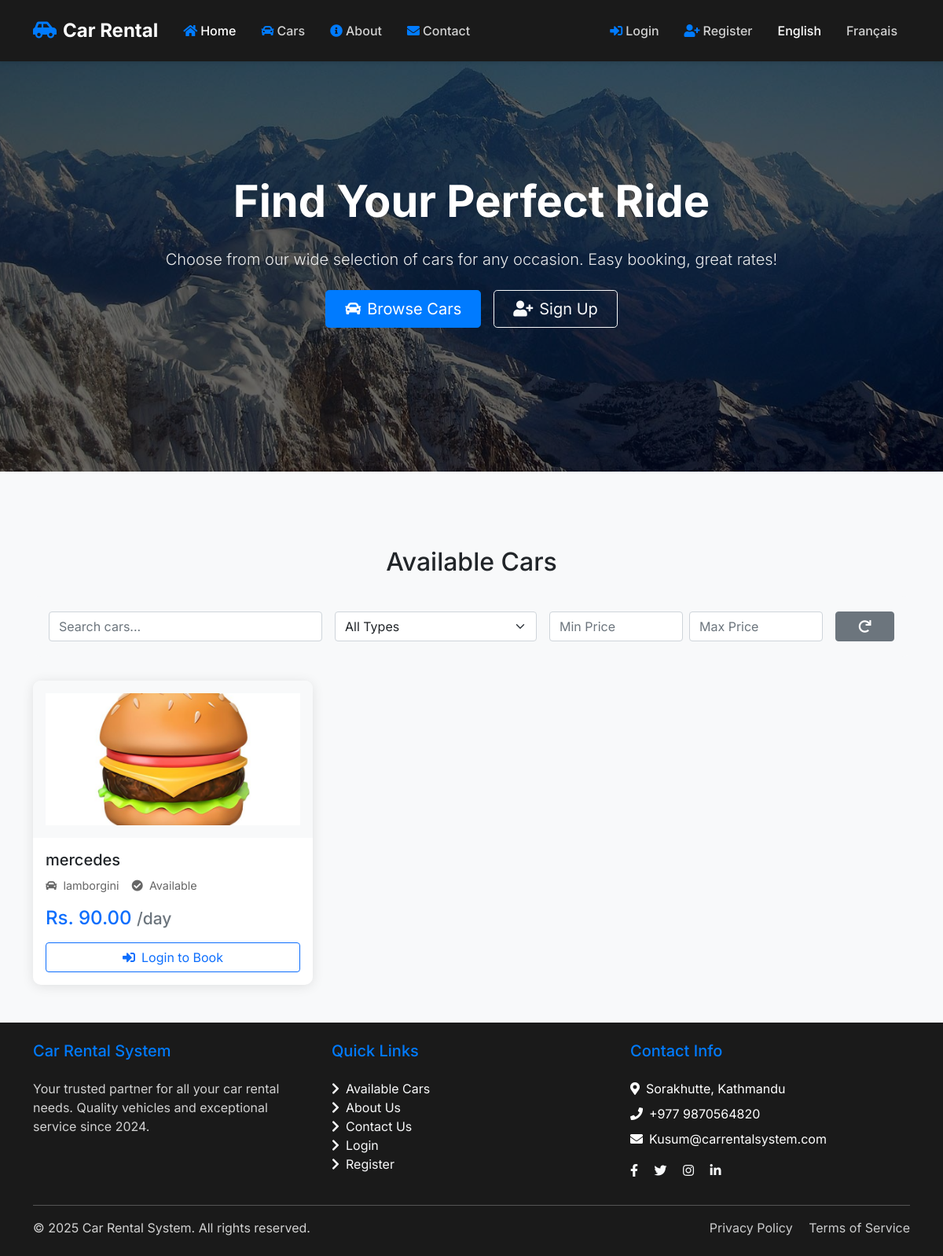
Screenshot of /?lang=en with the database file from the repository.
### tables this page shows
CREATE TABLE `cars` (
  `car_id` int(11) NOT NULL,
  `car_name` varchar(100) NOT NULL,
  `car_type` varchar(50) NOT NULL,
  `car_image` varchar(255) NOT NULL,
  `price` decimal(10,2) NOT NULL,
  `car_availability` enum('yes','no') NOT NULL DEFAULT 'yes',
  `fuel_type` varchar(50) NOT NULL
);

### includes/init.php (called while the page is built, shortened)
<?php
$lang = $_SESSION['lang'] ?? 'fr';
$basePath = dirname(__DIR__);
$translations = include $basePath . "/lang/$lang.php";
function __($key) {
    global $translations;
    return $translations[$key] ?? $key;
}

### includes/auth.php (called while the page is built, shortened)
<?php
function is_logged_in()
{
    return isset($_SESSION['logged_in']) && $_SESSION['logged_in'] === true;
}
function is_user_logged_in()
{
    return is_logged_in() && isset($_SESSION['role']) && $_SESSION['role'] === 'user';
}
?>

### index.php (the view, shortened to what this page needs)
<?php
require_once 'includes/auth.php';
require_once 'includes/config.php';
require_once 'includes/init.php';
try {
    $conn = Connect();
    $price_sql = "SELECT MIN(price) as min_price, MAX(price) as max_price FROM cars";
    $price_result = $conn->query($price_sql);
    $price_range = $price_result->fetch_assoc();
    $page = isset($_GET['page']) ? (int)$_GET['page'] : 1;
    $per_page = 6;
    $offset = ($page - 1) * $per_page;
    $where_clauses = ["car_availability = 'yes'"];
    $params = [];
    $types = "";
    $sql = "SELECT * FROM cars
            WHERE " . implode(" AND ", $where_clauses) . "
            ORDER BY car_name
            LIMIT ? OFFSET ?";
    $stmt = $conn->prepare($sql);
    $types_for_query = $types . "ii";
    $params[] = $per_page;
    $params[] = $offset;
    $stmt->bind_param($types_for_query, ...$params);
    $stmt->execute();
    $available_cars = $stmt->get_result();
} catch (Exception $e) {
    error_log("Error in index.php: " . $e->getMessage());
    $error_message = "An error occurred while fetching cars. Please try again later.";
}
                ?>
<!DOCTYPE html>
<html lang="en">
<head>
    <?php include 'includes/header.php'; ?>
</head>
<body class="bg-light d-flex flex-column min-vh-100">
    <?php
        include 'includes/navigation.php';
      ?>
    <section class="hero-section text-white text-center position-relative">
        <div class="hero-overlay"></div>
        <div class="container py-5">
            <h1 class="display-4 fw-bold mb-4"><?= __('Find Your Perfect Ride</h1>'); ?>
            <p class="lead mb-4"><?= __('Choose from our wide selection of cars for any occasion. Easy booking, great rates!</p>'); ?>
            <div class="d-grid gap-3 d-sm-flex justify-content-center">
                <a href="#available-cars" class="btn btn-primary btn-lg px-4 gap-3">
                    <i class="fas fa-car me-2"></i><?= __('Browse Cars'); ?>
                </a>
                <?php if (!is_user_logged_in()): ?>
                    <a href="register.php" class="btn btn-outline-light btn-lg px-4">
                        <i class="fas fa-user-plus me-2"></i><?= __('Sign Up'); ?>
                    </a>
                <?php endif; ?>
            </div>
        </div>
    </section>
    <div id="available-cars" class="container my-5">
        <h2 class="text-center mb-4"><?= __('Available Cars'); ?></h2>
        <div class="filter-section">
            <form id="filterForm" class="row g-3">
                <div class="col-md-4">
                    <input type="text" name="search" id="searchInput" class="form-control" placeholder="Search cars..."
                           value="<?php echo htmlspecialchars($_GET['search'] ?? ''); ?>" autocomplete="off">
                </div>
                <div class="col-md-3">
                    <select name="type" id="typeSelect" class="form-select">
                        <option value=""><?= __('All Types'); ?></option>
                    </select>
                </div>
                <div class="col-md-4">
                    <div class="row g-2">
                        <div class="col-6">
                            <input type="number" name="min_price" id="minPriceInput" class="form-control"
                                   placeholder="Min Price"
                                   min="<?php echo floor($price_range['min_price']); ?>"
                                   max="<?php echo ceil($price_range['max_price']); ?>"
                                   value="<?php echo htmlspecialchars($_GET['min_price'] ?? ''); ?>" autocomplete="off">
                        </div>
                        <div class="col-6">
                            <input type="number" name="max_price" id="maxPriceInput" class="form-control"
                                   placeholder="Max Price"
                                   min="<?php echo floor($price_range['min_price']); ?>"
                                   max="<?php echo ceil($price_range['max_price']); ?>"
                                   value="<?php echo htmlspecialchars($_GET['max_price'] ?? ''); ?>" autocomplete="off">
                        </div>
                    </div>
                </div>
                <div class="col-md-1 d-flex align-items-center">
                    <button type="button" id="resetFilters" class="btn btn-secondary w-100" title="Reset Filters">
                        <i class="fas fa-redo"></i>
                    </button>
                </div>
            </form>
        </div>
        <div id="results">
            <?php if (isset($error_message)): ?>
                <div class="alert alert-danger text-center">
                    <?php echo htmlspecialchars($error_message); ?>
                </div>
            <?php else: ?>
                <div class="row row-cols-1 row-cols-md-2 row-cols-lg-3 g-4">
                    <?php if ($available_cars && $available_cars->num_rows > 0): ?>
                        <?php while ($car = $available_cars->fetch_assoc()): ?>
                            <div class="col">
                                <div class="card car-card h-100">
                                    <img src="<?php echo !empty($car['car_image']) ? $car['car_image'] : 'assets/img/cars/default.jpg'; ?>"
                                         class="card-img-top" style="height: 200px; object-fit: cover;"
                                         alt="<?php echo htmlspecialchars($car['car_name']); ?>">
                                    <div class="card-body">
                                        <h5 class="card-title"><?php echo htmlspecialchars($car['car_name']); ?></h5>
                                        <div class="car-features mb-3">
                                            <span class="car-feature"><i class="fas fa-car"></i> <?php echo htmlspecialchars($car['car_type']); ?></span>
                                            <span class="car-feature"><i class="fas fa-check-circle"></i> <?= __('Available'); ?></span>
                                        </div>
                                        <div class="car-price mb-3">
                                            <h4 class="text-primary mb-0">
                                                Rs. <?php echo number_format($car['price'], 2); ?> <small class="text-muted"><?= __('/day'); ?></small>
                                            </h4>
                                        </div>
                                        <?php if (is_user_logged_in()): ?>
                                            <a href="book.php?car_id=<?php echo $car['car_id']; ?>" class="btn btn-primary w-100">
                                                <i class="fas fa-calendar-check me-2"></i><?= __('Book Now'); ?>
                                            </a>
                                        <?php else: ?>
                                            <a href="login.php" class="btn btn-outline-primary w-100">
                                                <i class="fas fa-sign-in-alt me-2"></i><?= __('Login to Book'); ?>
                                            </a>
                                        <?php endif; ?>
                                    </div>
                                </div>
                            </div>
                        <?php endwhile; ?>
                    <?php endif; ?>
                </div>
            <?php endif; ?>
        </div>
    </div>
    <?php include 'includes/footer.php'; ?>
</body>
</html>

### assets/css/style.css (style rules this page uses)
body { font-family: 'Inter', sans-serif; min-height: 100vh; display: flex; flex-direction: column; }
.hero-section { position: relative; background: linear-gradient(135deg, #1a1a1a 0%, #363636 100%); padding: 100px 0; margin-top: -76px; overflow: hidden; }
.hero-section::before { content: ''; position: absolute; top: 0; left: 0; right: 0; bottom: 0; background: url('../img/pattern.png'); opacity: 0.1; }
.hero-overlay { position: absolute; top: 0; left: 0; right: 0; bottom: 0; background: linear-gradient(45deg, rgba(0,0,0,0.7) 0%, rgba(0,0,0,0.4) 100%); z-index: 1; }
.hero-section .container { position: relative; z-index: 2; }
.hero-section h1 { font-weight: 800; margin-bottom: 1.5rem; text-shadow: 0 2px 4px rgba(0,0,0,0.1); }
.hero-section p { font-size: 1.25rem; opacity: 0.9; margin-bottom: 2rem; text-shadow: 0 1px 2px rgba(0,0,0,0.1); }
body { padding-top: 76px; }
.car-card { border: none; border-radius: 10px; overflow: hidden; transition: transform 0.3s ease, box-shadow 0.3s ease; }
.car-features { display: flex; gap: 1rem; margin: 1rem 0; font-size: 0.9rem; }
.car-feature { display: flex; align-items: center; gap: 0.5rem; }
.car-price { font-size: 1.5rem; font-weight: 600; color: #007bff; }
.hero-section { background: linear-gradient(rgba(0,0,0,0.7), rgba(0,0,0,0.7)), url('../img/hero-bg.jpg'); background-size: cover; background-position: center; color: white; padding: 5rem 0; margin-bottom: 3rem; }
.card { transition: transform 0.2s; border: none; }
.card-img-top { height: 200px; object-fit: contain; background: #f8f9fa; padding: 1rem; }
.btn-primary { background-color: #007bff; border-color: #007bff; }
.car-features { display: flex; gap: 15px; margin: 10px 0; }

### index.php (style rules this page uses)
.hero-section { background: url('assets/img/nepal.jpg') no-repeat center center; background-size: cover; padding: 120px 0 80px; position: relative; min-height: 600px; display: flex; align-items: center; }
.hero-overlay { background: rgba(0,0,0,0.6); position: absolute; top: 0; left: 0; right: 0; bottom: 0; z-index: 1; }
.car-card { transition: transform 0.3s ease; box-shadow: 0 2px 15px rgba(0,0,0,0.1); }
.car-features { display: flex; gap: 1rem; color: #666; }
.car-feature { display: flex; align-items: center; gap: 0.5rem; }
.filter-section { background: #f8f9fa; padding: 20px; border-radius: 10px; margin-bottom: 30px; }

### rows the page displays
cars: car_image (picture), car_name "mercedes", car_type "lamborgini", price "90.00"

### other values shown
__('Car Rental') "Car Rental"
__('Home') "Home"
__('Cars') "Cars"
__('About') "About"
__('Contact') "Contact"
__('Login') "Login"
__('Register') "Register"
__('Find Your Perfect Ride</h1>') "Find Your Perfect Ride"
__('Browse Cars') "Browse Cars"
__('Sign Up') "Sign Up"
__('Available Cars') "Available Cars"
__('Car Rental System') "Car Rental System"
__('Quick Links') "Quick Links"
__('About Us') "About Us"
__('Contact Us') "Contact Us"
